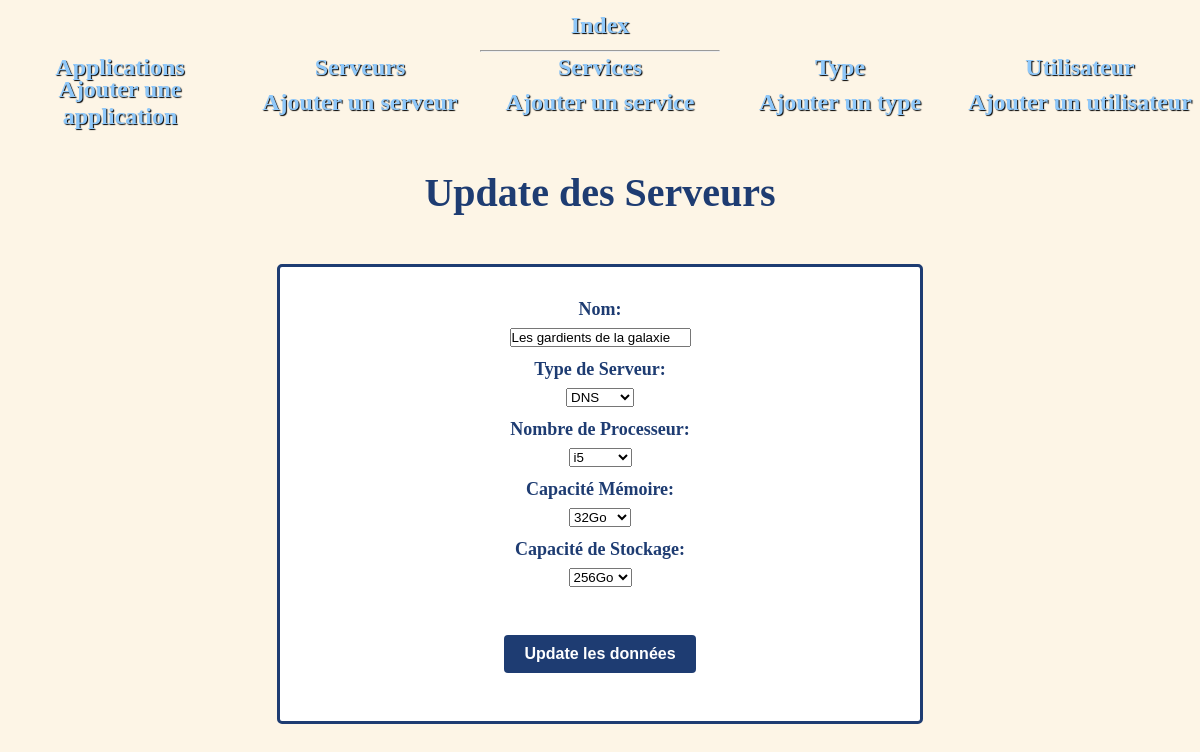
The app's page /adminsite/serveurs/update/5/, older data.
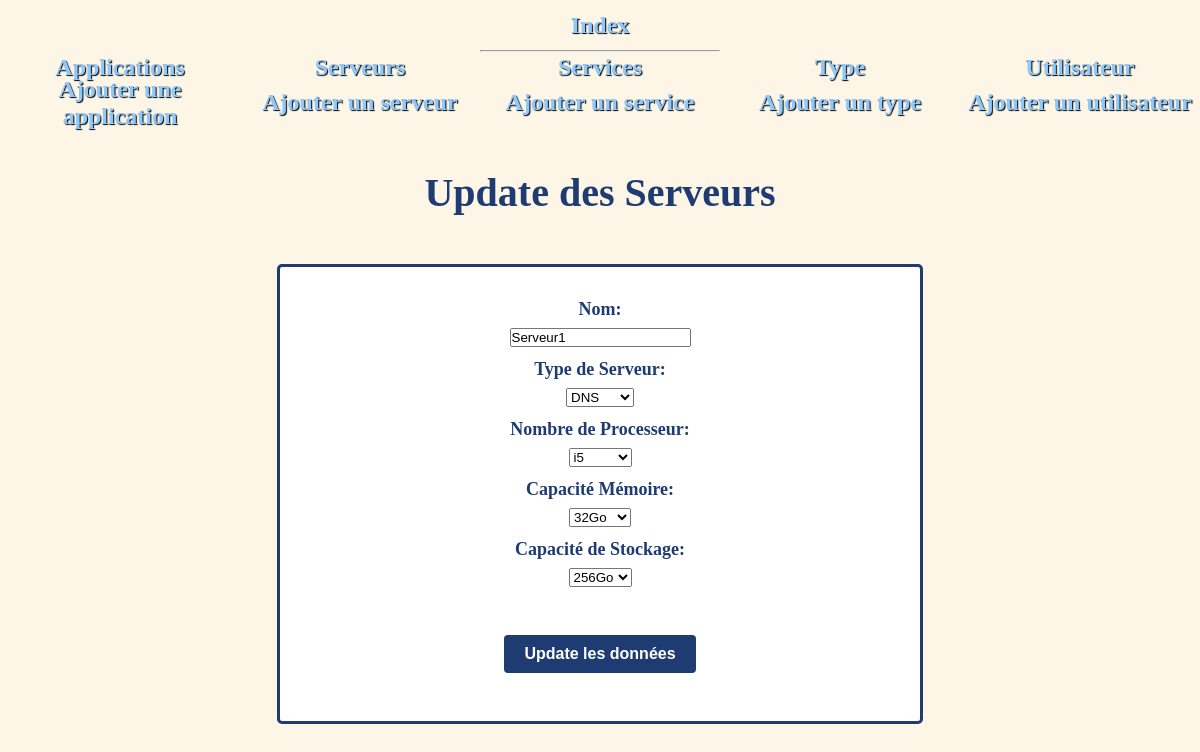
The same page, newer data.
### adminsite/models.py (models this page shows, shortened)
class Serveurs(models.Model):
    nom = models.CharField(max_length=100)
    type = models.ForeignKey(Types, on_delete=models.CASCADE, null=True, related_name="Type")
    processeur_choices =(("i3","i3"),("i5","i5"),("i7","i7"),("i9","i9"),("ryzen3","ryzen3"),("ryzen5","ryzen5"),("ryzen7","ryzen7"))
    processeur = models.CharField(max_length=20, choices=processeur_choices,null=True)
    memoire_choices = (("64Go","64Go"),("32Go","32Go"),("16Go","16Go"),("8Go","8Go"))
    memoire = models.CharField(max_length=20, choices=memoire_choices, null=True)
    stockage_choices =(("1To","1To"),("512Go","512Go"),("256Go","256Go"), ("128Go","128Go"), ("64Go","64Go"), ("32Go","32Go"))
    stockage = models.CharField(max_length=20, choices=stockage_choices, null=True)
    def dico(self):
        return {"nom": self.nom, "type": self.type,"processeur": self.processeur,"memoire": self.memoire,"stockage": self.stockage}

### adminsite/serveurs_views.py (the view)
# urls.py: path('serveurs/update/<int:id>/', serveurs_views.update),
def update(request, id):
    serv = models.Serveurs.objects.get(pk=id)
    form = ServeursForms(serv.dico())
    return render(request,"adminsite/serveurs/update.html",{"form":form, "id": id})

### adminsite/forms.py
class ServeursForms(ModelForm):
    class Meta:
        model = models.Serveurs
        fields = ('nom','type','processeur','memoire','stockage',)
        labels = {
            'nom': _('Nom'),
            'type':_('Type de Serveur'),
            'processeur': _('Nombre de Processeur'),
            'memoire': _('Capacité Mémoire'),
            'stockage': _('Capacité de Stockage'),
        }

### adminsite/models.py (called while the page is built)
    def __str__(self):
        return f"{self.type}"

### adminsite/templates/adminsite/serveurs/update.html (shortened to what this page needs)
<!DOCTYPE html>
<html lang="en">
    {% extends "adminsite/main.html" %}
    {% block content %}
    <h2> Update des Serveurs</h2>
<form method="post" action="/adminsite/serveurs/update_traitement/{{id}}/" enctype="multipart/form-data">
{{ form }}<br><br><br>
<input type="submit" value="Update les données" class="button">
</form>
{% endblock %}

Row changes from the older to the newer data that the page shows:
changed Serveurs: nom "Les gardients de la galaxie" → "Serveur1"
